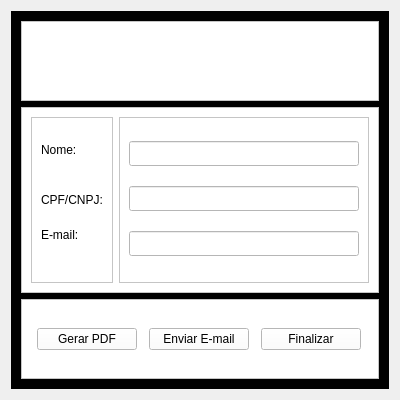
<?xml version="1.0" encoding="UTF-8"?>
<ui version="4.0">
 <class>base</class>
 <widget class="QWidget" name="base">
  <property name="geometry">
   <rect>
    <x>0</x>
    <y>0</y>
    <width>400</width>
    <height>400</height>
   </rect>
  </property>
  <property name="minimumSize">
   <size>
    <width>400</width>
    <height>400</height>
   </size>
  </property>
  <property name="maximumSize">
   <size>
    <width>400</width>
    <height>400</height>
   </size>
  </property>
  <property name="windowTitle">
   <string>Form</string>
  </property>
  <layout class="QVBoxLayout" name="verticalLayout">
   <item>
    <widget class="QFrame" name="fr_primario">
     <property name="styleSheet">
      <string notr="true">background-color: rgb(0, 0, 0);</string>
     </property>
     <property name="frameShape">
      <enum>QFrame::StyledPanel</enum>
     </property>
     <property name="frameShadow">
      <enum>QFrame::Raised</enum>
     </property>
     <layout class="QVBoxLayout" name="verticalLayout_2">
      <item>
       <widget class="QFrame" name="fr_logo">
        <property name="maximumSize">
         <size>
          <width>16777215</width>
          <height>80</height>
         </size>
        </property>
        <property name="styleSheet">
         <string notr="true">background-color: rgb(255, 255, 255);</string>
        </property>
        <property name="frameShape">
         <enum>QFrame::StyledPanel</enum>
        </property>
        <property name="frameShadow">
         <enum>QFrame::Raised</enum>
        </property>
        <layout class="QVBoxLayout" name="verticalLayout_3">
         <item>
          <widget class="QLabel" name="icom_logo">
           <property name="text">
            <string/>
           </property>
           <property name="pixmap">
            <pixmap>Login/PNG/icon_repono.png</pixmap>
           </property>
           <property name="scaledContents">
            <bool>true</bool>
           </property>
          </widget>
         </item>
        </layout>
       </widget>
      </item>
      <item>
       <widget class="QFrame" name="fr_dados">
        <property name="styleSheet">
         <string notr="true">background-color: rgb(255, 255, 255);</string>
        </property>
        <property name="frameShape">
         <enum>QFrame::StyledPanel</enum>
        </property>
        <property name="frameShadow">
         <enum>QFrame::Raised</enum>
        </property>
        <layout class="QHBoxLayout" name="horizontalLayout">
         <item>
          <widget class="QFrame" name="fr_label">
           <property name="maximumSize">
            <size>
             <width>100</width>
             <height>16777215</height>
            </size>
           </property>
           <property name="frameShape">
            <enum>QFrame::StyledPanel</enum>
           </property>
           <property name="frameShadow">
            <enum>QFrame::Raised</enum>
           </property>
           <layout class="QVBoxLayout" name="verticalLayout_4">
            <item>
             <widget class="QLabel" name="label">
              <property name="text">
               <string>Nome:</string>
              </property>
             </widget>
            </item>
            <item>
             <widget class="QLabel" name="label_2">
              <property name="text">
               <string>CPF/CNPJ:</string>
              </property>
             </widget>
            </item>
            <item alignment="Qt::AlignTop">
             <widget class="QLabel" name="label_3">
              <property name="minimumSize">
               <size>
                <width>0</width>
                <height>0</height>
               </size>
              </property>
              <property name="maximumSize">
               <size>
                <width>16777215</width>
                <height>16777215</height>
               </size>
              </property>
              <property name="text">
               <string>E-mail:</string>
              </property>
             </widget>
            </item>
           </layout>
          </widget>
         </item>
         <item>
          <widget class="QFrame" name="fr_input">
           <property name="maximumSize">
            <size>
             <width>300</width>
             <height>16777215</height>
            </size>
           </property>
           <property name="frameShape">
            <enum>QFrame::StyledPanel</enum>
           </property>
           <property name="frameShadow">
            <enum>QFrame::Raised</enum>
           </property>
           <layout class="QVBoxLayout" name="verticalLayout_5">
            <item>
             <widget class="QLineEdit" name="lineEdit">
              <property name="minimumSize">
               <size>
                <width>0</width>
                <height>25</height>
               </size>
              </property>
             </widget>
            </item>
            <item>
             <widget class="QLineEdit" name="lineEdit_2">
              <property name="minimumSize">
               <size>
                <width>0</width>
                <height>25</height>
               </size>
              </property>
             </widget>
            </item>
            <item>
             <widget class="QLineEdit" name="lineEdit_3">
              <property name="minimumSize">
               <size>
                <width>0</width>
                <height>25</height>
               </size>
              </property>
             </widget>
            </item>
           </layout>
          </widget>
         </item>
        </layout>
       </widget>
      </item>
      <item>
       <widget class="QFrame" name="fr_buttons">
        <property name="maximumSize">
         <size>
          <width>16777215</width>
          <height>80</height>
         </size>
        </property>
        <property name="styleSheet">
         <string notr="true">background-color: rgb(255, 255, 255);</string>
        </property>
        <property name="frameShape">
         <enum>QFrame::StyledPanel</enum>
        </property>
        <property name="frameShadow">
         <enum>QFrame::Raised</enum>
        </property>
        <layout class="QHBoxLayout" name="horizontalLayout_2">
         <item>
          <widget class="QPushButton" name="pushButton">
           <property name="maximumSize">
            <size>
             <width>100</width>
             <height>16777215</height>
            </size>
           </property>
           <property name="text">
            <string>Gerar PDF</string>
           </property>
          </widget>
         </item>
         <item>
          <widget class="QPushButton" name="pushButton_2">
           <property name="maximumSize">
            <size>
             <width>100</width>
             <height>16777215</height>
            </size>
           </property>
           <property name="text">
            <string>Enviar E-mail</string>
           </property>
          </widget>
         </item>
         <item>
          <widget class="QPushButton" name="pushButton_3">
           <property name="maximumSize">
            <size>
             <width>100</width>
             <height>16777215</height>
            </size>
           </property>
           <property name="text">
            <string>Finalizar</string>
           </property>
          </widget>
         </item>
        </layout>
       </widget>
      </item>
     </layout>
    </widget>
   </item>
  </layout>
 </widget>
 <resources/>
 <connections/>
</ui>
